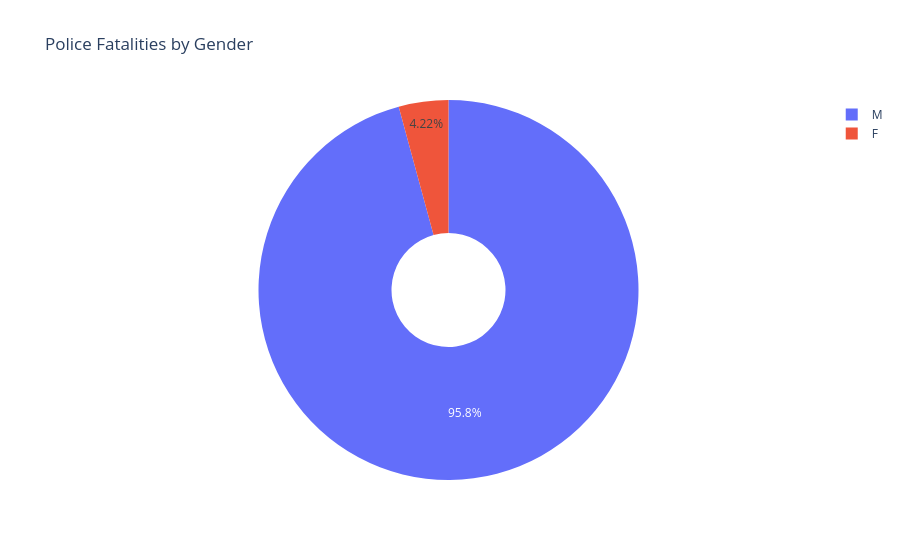

Source (notebook cell):
### Code cell
gender_fatality_pie = px.pie(gender_fatality, values='fatalities', title='Police Fatalities by Gender', 
                           names='gender', hole=0.3)
gender_fatality_pie.update_traces(textposition='inside', textinfo='percent')
gender_fatality_pie.show()

### Figure 1 — Plotly figure (JSON) as saved in the notebook; plotly's stock layout.template omitted (floating-point values rounded to 4 significant figures)
{"data": [{"domain": {"x": [0, 1], "y": [0, 1]}, "hole": 0.3, "hovertemplate": "gender=%{label}<br>fatalities=%{value}<extra></extra>", "labels": ["M", "F"], "legendgroup": "", "name": "", "showlegend": true, "textinfo": "percent", "textposition": "inside", "type": "pie", "values": [2428, 107]}], "layout": {"legend": {"tracegroupgap": 0}, "title": {"text": "Police Fatalities by Gender"}}}
